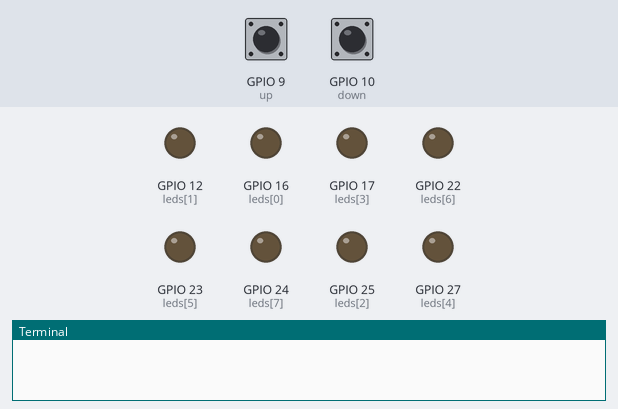
This program was run on a simulated Raspberry Pi (BCM pin numbers). Parts: output pins drawn as LEDs (lit = HIGH), the last lines printed to the terminal. The inputs (shaded band) are chosen by the test bench; at power-on: GPIO 9 (up) LOW, GPIO 10 (down) LOW.

Above: at 1.2 s.
1.3 s: GPIO 9 (up) pulled HIGH for 1 s
At 3.5 s:
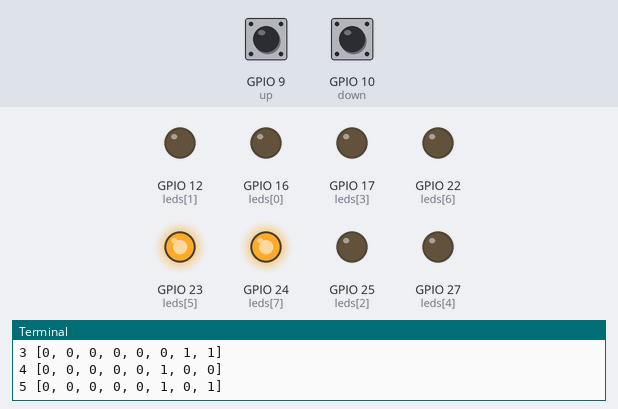
3.8 s: GPIO 9 (up) pulled HIGH for 0.15 s
At 5.0 s:
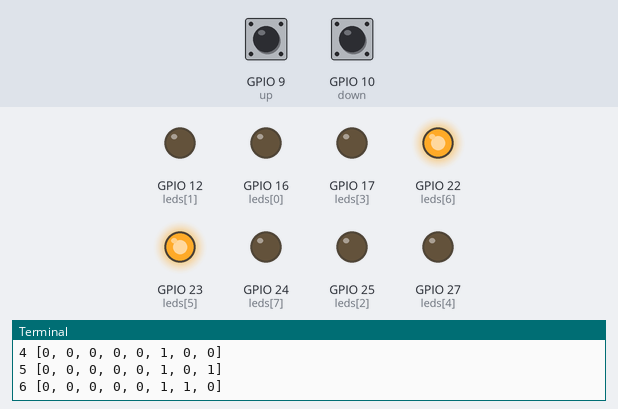
5.5 s: GPIO 9 (up) pulled HIGH for 0.15 s
At 6.1 s:
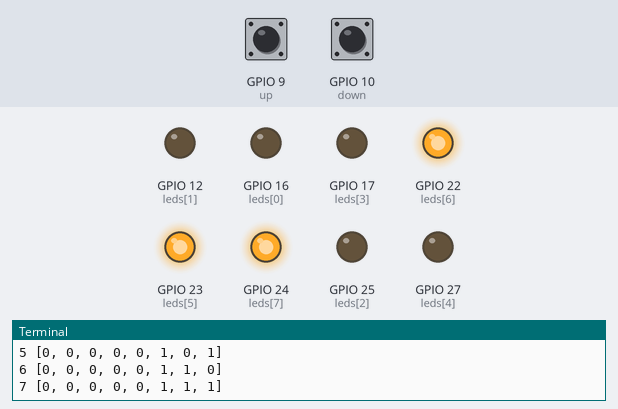
7.2 s: GPIO 9 (up) pulled HIGH for 3.2 s
At 11.0 s:
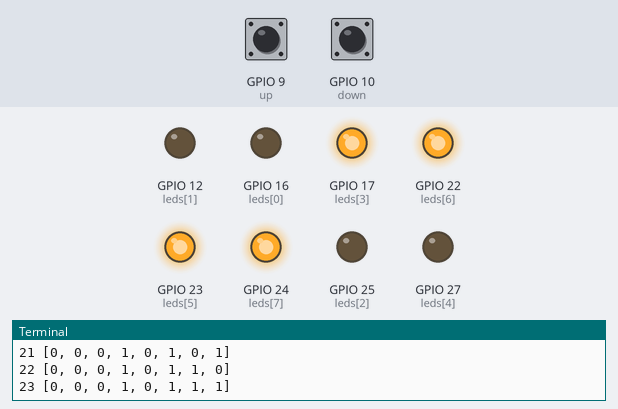
11.9 s: GPIO 9 (up) pulled HIGH for 0.15 s
At 12.4 s:
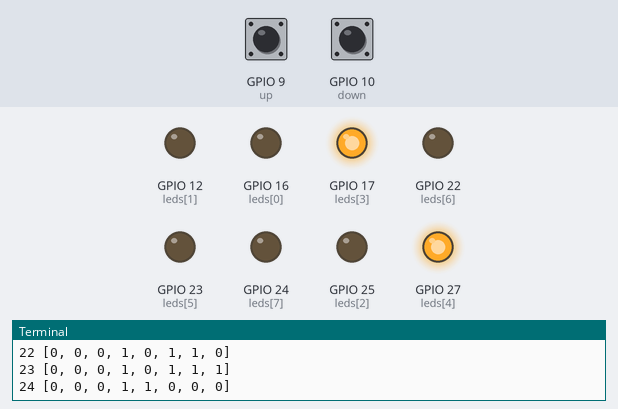
13.6 s: GPIO 9 (up) pulled HIGH for 1 s
At 15.3 s:
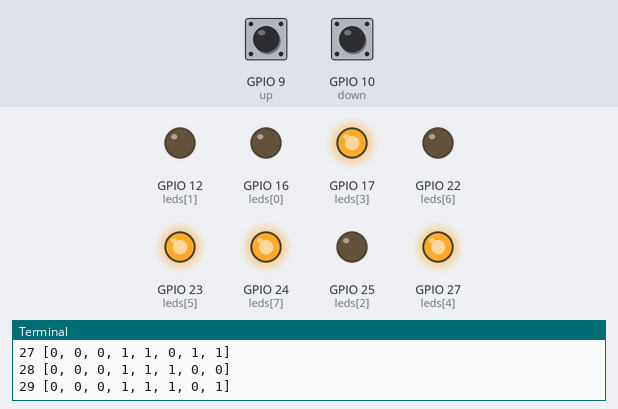
Timing chart, 0 to 16.8 s (numbered marks = the images above; inputs shaded):
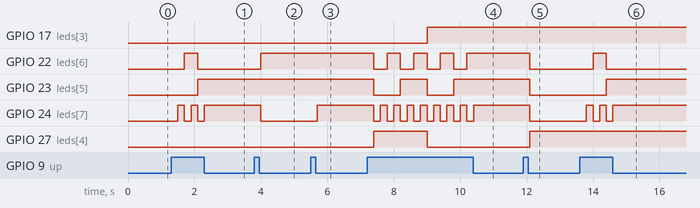

The program:

bin-counter.py
```python
import RPi.GPIO as GPIO
import time
GPIO.setmode(GPIO.BCM)
leds = [16, 12, 25, 17, 27, 23, 22, 24]
GPIO.setup(leds, GPIO.OUT)
GPIO.output(leds, GPIO.LOW)

up = 9
down = 10
GPIO.setup(up, GPIO.IN)
GPIO.setup(down, GPIO.IN)

num = 0
def dec2bin(value):
    return [int(element) for element in bin(value)[2:].zfill(8)]
sleep_time = 0.2
while True:
    if GPIO.input(up):
        if num < 256:
            num = num + 1
            print(num, dec2bin(num))
            time.sleep(sleep_time)
            GPIO.output(leds, dec2bin(num))
    if GPIO.input(down):
        if num > 0:
            num = num - 1
            print(num, dec2bin(num))
            time.sleep(sleep_time)
            GPIO.output(leds, dec2bin(num))
 
```

Measured:
- after the input at 1.3 s, GPIO 22 (leds[6]): LOW → HIGH after 0.40 s, → LOW 0.40 s later; GPIO 23 (leds[5]): LOW → HIGH after 0.80 s; GPIO 24 (leds[7]): alternates HIGH for 0.20 s and LOW for 0.20 s, 5 changes in all, then stays HIGH, starting after 0.20 s
- after the input at 3.8 s, GPIO 22 (leds[6]): LOW → HIGH after 0.20 s; GPIO 24 (leds[7]): HIGH → LOW after 0.20 s
- after the input at 5.5 s, GPIO 24 (leds[7]): LOW → HIGH after 0.20 s
- after the input at 7.2 s, GPIO 17 (leds[3]): LOW → HIGH after 1.8 s; GPIO 22 (leds[6]): alternates HIGH for 0.40 s and LOW for 0.40 s, 8 changes in all, then stays HIGH, starting after 0.20 s
- after the input at 11.9 s, GPIO 22 (leds[6]), GPIO 23 (leds[5]), GPIO 24 (leds[7]): HIGH → LOW after 0.20 s; GPIO 27 (leds[4]): LOW → HIGH after 0.20 s
- after the input at 13.6 s, GPIO 22 (leds[6]): LOW → HIGH after 0.40 s, → LOW 0.40 s later; GPIO 23 (leds[5]): LOW → HIGH after 0.80 s; GPIO 24 (leds[7]): alternates HIGH for 0.20 s and LOW for 0.20 s, 5 changes in all, then stays HIGH, starting after 0.20 s
